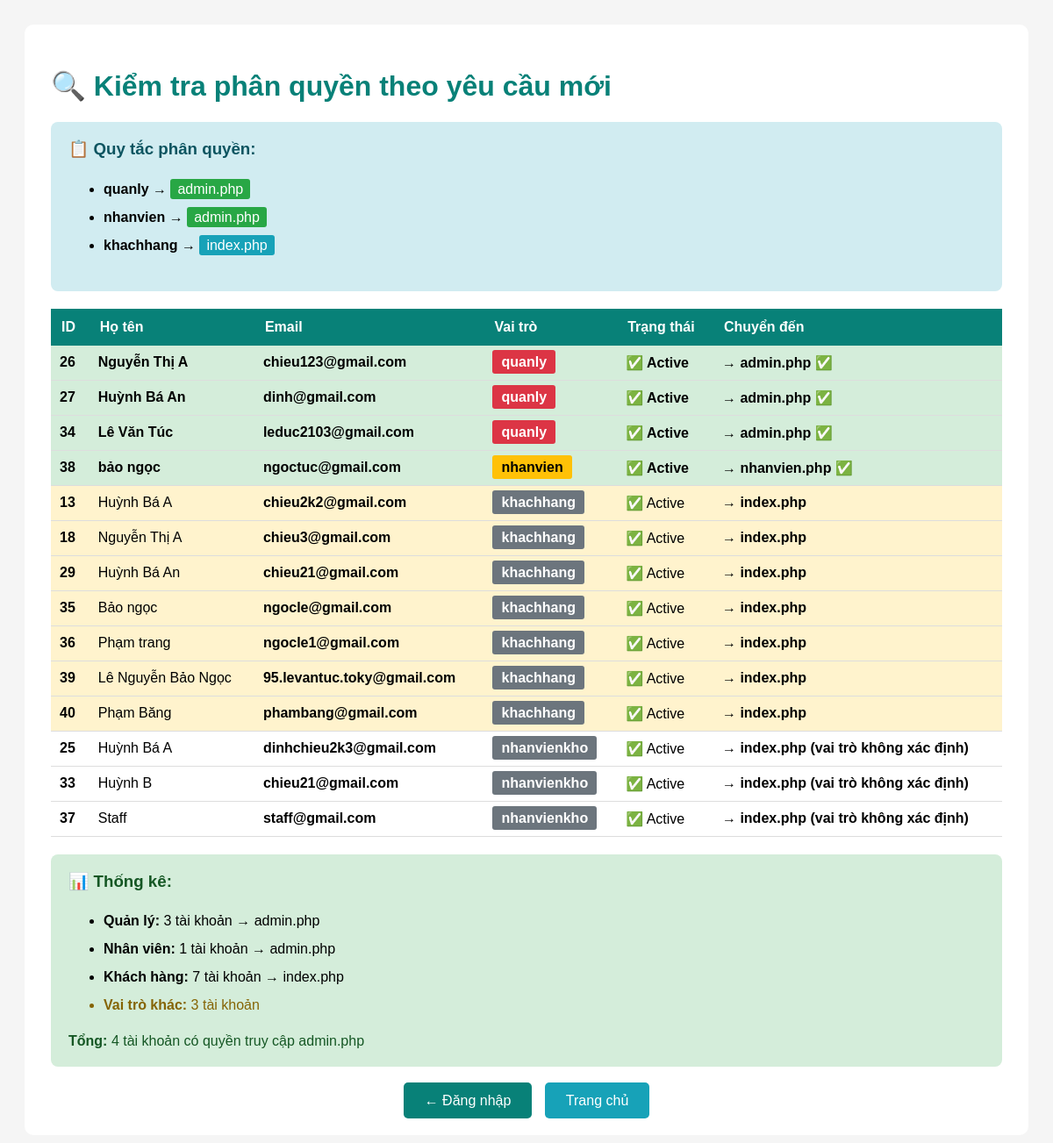
The page /check_phanquyen.php on the database as committed earlier.
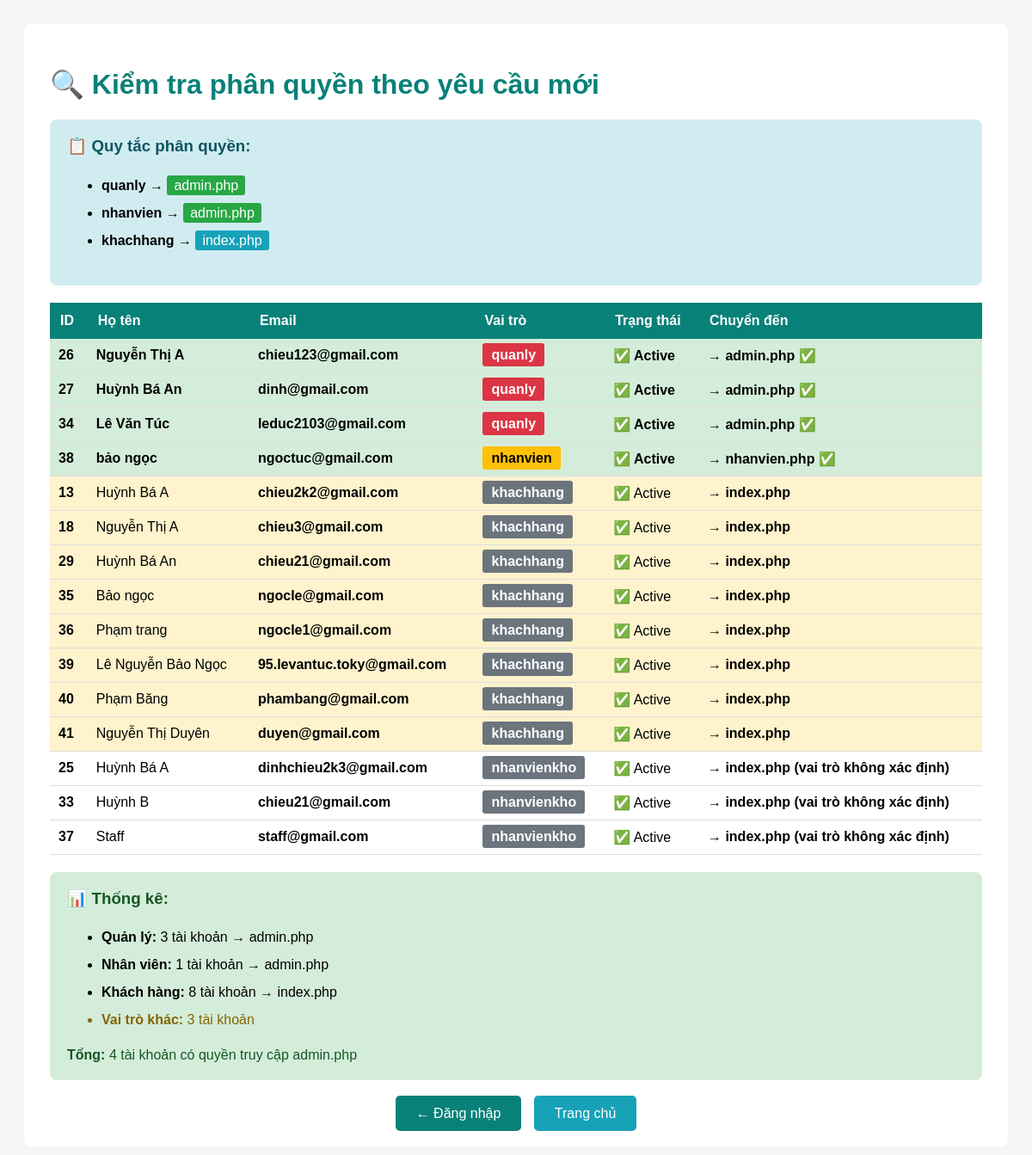
The same page on the database as committed later.
### tables this page shows
CREATE TABLE `user` (
  `ma_user` bigint(20) NOT NULL,
  `ho_ten` varchar(255) DEFAULT NULL,
  `email` varchar(250) DEFAULT NULL,
  `password` varchar(255) DEFAULT NULL,
  `phone` varchar(50) DEFAULT NULL,
  `dia_chi` varchar(255) DEFAULT NULL,
  `vai_tro` enum('quanly','nhanvien','khachhang','nhanvienkho') DEFAULT NULL,
  `created_at` timestamp NULL DEFAULT NULL,
  `update_at` timestamp NULL DEFAULT NULL,
  `ma_vaitro` bigint(20) DEFAULT NULL,
  `trang_thai` enum('active','locked') DEFAULT 'active'
);

### check_phanquyen.php (the view, shortened to what the changed rows need)
<?php
echo "<!DOCTYPE html>
<html lang='vi'>
<head>
    <meta charset='UTF-8'>
    <title>🔍 Kiểm tra phân quyền mới</title>
    <style>
        body { font-family: Arial; padding: 20px; background: #f5f5f5; }
        .container { max-width: 1200px; margin: 0 auto; background: white; padding: 30px; border-radius: 10px; }
        h1 { color: #088178; }
        table { width: 100%; border-collapse: collapse; margin: 20px 0; }
        th { background: #088178; color: white; padding: 12px; text-align: left; }
        td { padding: 10px; border-bottom: 1px solid #ddd; }
        .highlight-admin { background: #d4edda; font-weight: bold; }
        .highlight-customer { background: #fff3cd; }
        .badge { padding: 5px 10px; border-radius: 3px; color: white; font-weight: bold; }
        .badge-quanly { background: #dc3545; }
        .badge-nhanvien { background: #ffc107; color: #000; }
        .badge-khachhang { background: #6c757d; }
    </style>
</head>
<body>
    <div class='container'>
        <h1>🔍 Kiểm tra phân quyền theo yêu cầu mới</h1>
        <div style='background: #d1ecf1; padding: 20px; border-radius: 8px; margin: 20px 0;'>
            <h3 style='color: #0c5460; margin-top: 0;'>📋 Quy tắc phân quyền:</h3>
            <ul style='line-height: 2; font-size: 16px;'>
                <li><strong>quanly</strong> → <span style='background: #28a745; color: white; padding: 3px 8px; border-radius: 3px;'>admin.php</span></li>
                <li><strong>nhanvien</strong> → <span style='background: #28a745; color: white; padding: 3px 8px; border-radius: 3px;'>admin.php</span></li>
                <li><strong>khachhang</strong> → <span style='background: #17a2b8; color: white; padding: 3px 8px; border-radius: 3px;'>index.php</span></li>
            </ul>
        </div>";
try {
    $db = new Database();
    $conn = $db->getConnection();
    $stmt = $conn->query("SELECT ma_user, ho_ten, email, vai_tro, trang_thai FROM user ORDER BY
                          CASE
                            WHEN LOWER(vai_tro) = 'quanly' THEN 1
                            WHEN LOWER(vai_tro) = 'nhanvien' THEN 2
                            WHEN LOWER(vai_tro) = 'khachhang' THEN 3
                            ELSE 4
                          END, ma_user");
    echo "<table>";
    echo "<tr>
            <th>ID</th>
            <th>Họ tên</th>
            <th>Email</th>
            <th>Vai trò</th>
            <th>Trạng thái</th>
            <th>Chuyển đến</th>
          </tr>";
    $count_quanly = 0;
    $count_nhanvien = 0;
    $count_khachhang = 0;
    $count_other = 0;
    while ($row = $stmt->fetch()) {
        $vai_tro = trim($row['vai_tro']);
        $vai_tro_lower = strtolower($vai_tro);
        $chuyen_den = '';
        $badge_class = 'badge-khachhang';
        $row_class = '';
        if ($vai_tro_lower === 'quanly') {
            $chuyen_den = '→ admin.php ✅';
            $badge_class = 'badge-quanly';
            $row_class = 'highlight-admin';
            $count_quanly++;
        } elseif ($vai_tro_lower === 'nhanvien') {
            $chuyen_den = '→ nhanvien.php ✅';
            $badge_class = 'badge-nhanvien';
            $row_class = 'highlight-admin';
            $count_nhanvien++;
        } elseif ($vai_tro_lower === 'khachhang') {
            $chuyen_den = '→ index.php';
            $badge_class = 'badge-khachhang';
            $row_class = 'highlight-customer';
            $count_khachhang++;
        } else {
            $chuyen_den = '→ index.php (vai trò không xác định)';
            $count_other++;
        }
        echo "<tr class='" . $row_class . "'>";
        echo "<td><strong>" . $row['ma_user'] . "</strong></td>";
        echo "<td>" . htmlspecialchars($row['ho_ten']) . "</td>";
        echo "<td><strong>" . htmlspecialchars($row['email']) . "</strong></td>";
        echo "<td><span class='badge " . $badge_class . "'>" . htmlspecialchars($vai_tro) . "</span></td>";
        echo "<td>" . ($row['trang_thai'] == 'active' ? '✅ Active' : '❌ Inactive') . "</td>";
        echo "<td><strong>" . $chuyen_den . "</strong></td>";
        echo "</tr>";
    }
    echo "</table>";
    echo "<div style='background: #d4edda; padding: 20px; border-radius: 8px; margin: 20px 0;'>
        <h3 style='color: #155724; margin-top: 0;'>📊 Thống kê:</h3>
        <ul style='line-height: 2; font-size: 16px;'>
            <li><strong>Quản lý:</strong> {$count_quanly} tài khoản → admin.php</li>
            <li><strong>Nhân viên:</strong> {$count_nhanvien} tài khoản → admin.php</li>
            <li><strong>Khách hàng:</strong> {$count_khachhang} tài khoản → index.php</li>";
    if ($count_other > 0) {
        echo "<li style='color: #856404;'><strong>Vai trò khác:</strong> {$count_other} tài khoản</li>";
    }
    echo "</ul>
        <p style='font-size: 16px; color: #155724; margin: 0;'>
            <strong>Tổng:</strong> " . ($count_quanly + $count_nhanvien) . " tài khoản có quyền truy cập admin.php
        </p>
    </div>";
} catch(Exception $e) {
    echo "<p style='color: red;'>Lỗi: " . $e->getMessage() . "</p>";
}
echo "<div style='text-align: center; margin-top: 30px;'>
    <a href='login.php' style='padding: 12px 24px; background: #088178; color: white; text-decoration: none; border-radius: 5px; margin: 5px;'>← Đăng nhập</a>
    <a href='index.php' style='padding: 12px 24px; background: #17a2b8; color: white; text-decoration: none; border-radius: 5px; margin: 5px;'>Trang chủ</a>
</div>
</div>
</body>
</html>";
?>

Rows that differ between the two databases and show on the page:
added user: ma_user "41", ho_ten "Nguyễn Thị Duyên", email "duyen@gmail.com", vai_tro "khachhang", trang_thai "✅ Active", vai_tro "→ index.php"
Other text that changed with them:
$count_khachhang: "7" → "8"
